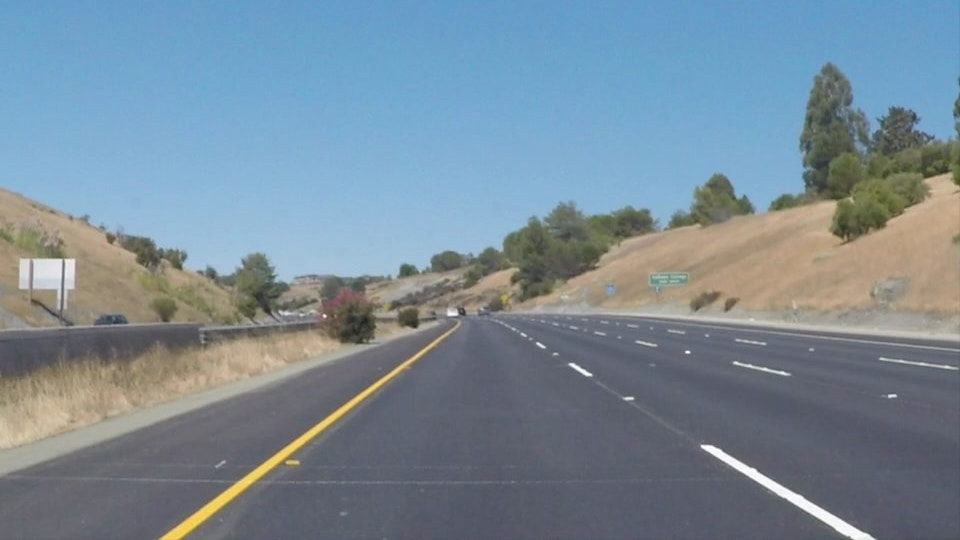
#> input picture solidYellowCurve2.jpg, 960 x 540 px, found by its file name
$ jupyter execute solidYellowCurve2.ipynb
#> lines starting #> are read from the running program, lines starting #| are printed output that depends on the picture; after the words box and inside, x2 and y2 are one past the last pixel; in counts of white or black regions, pixels touching at a corner belong together
[cell 1]
# Do relevant imports

import matplotlib.pyplot as plt
import matplotlib.image as mpimg
import numpy as np
import cv2

[cell 2]
# Read in and grayscale the image

image = mpimg.imread('C:/Users/Lenovo/Desktop/Nanodegree/solidYellowCurve2.jpg')
#> image is the input picture: shape (540, 960, 3); mean R, G, B 120.7, 138.6, 151.5
gray = cv2.cvtColor(image,cv2.COLOR_RGB2GRAY)
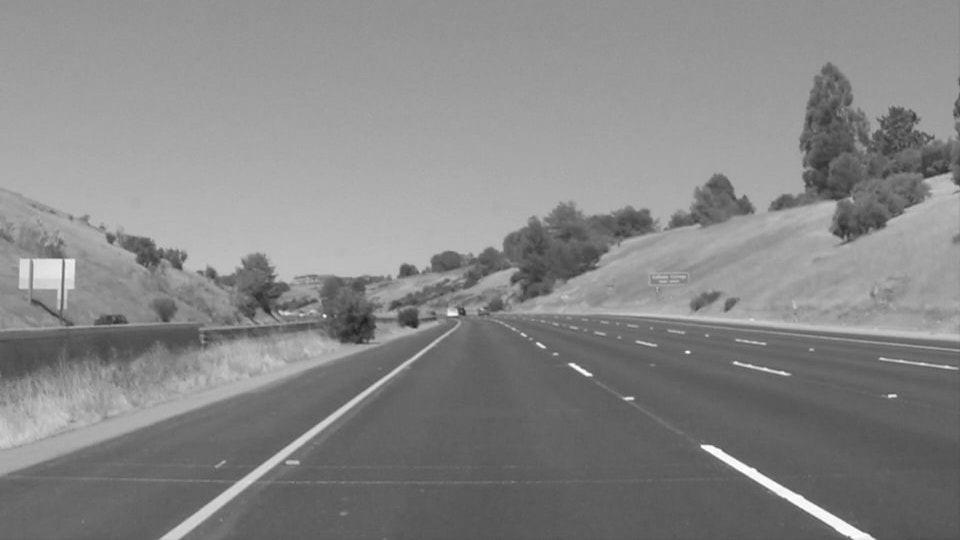
#> gray: shape (540, 960); min 32, max 255, mean 134.7

[cell 3]
# Define a kernel size and apply Gaussian smoothing

kernel_size = 5
blur_gray = cv2.GaussianBlur(gray,(kernel_size, kernel_size),0)

[cell 4]
# Define our parameters for Canny and apply

low_threshold = 50
high_threshold = 150
edges = cv2.Canny(blur_gray, low_threshold, high_threshold)
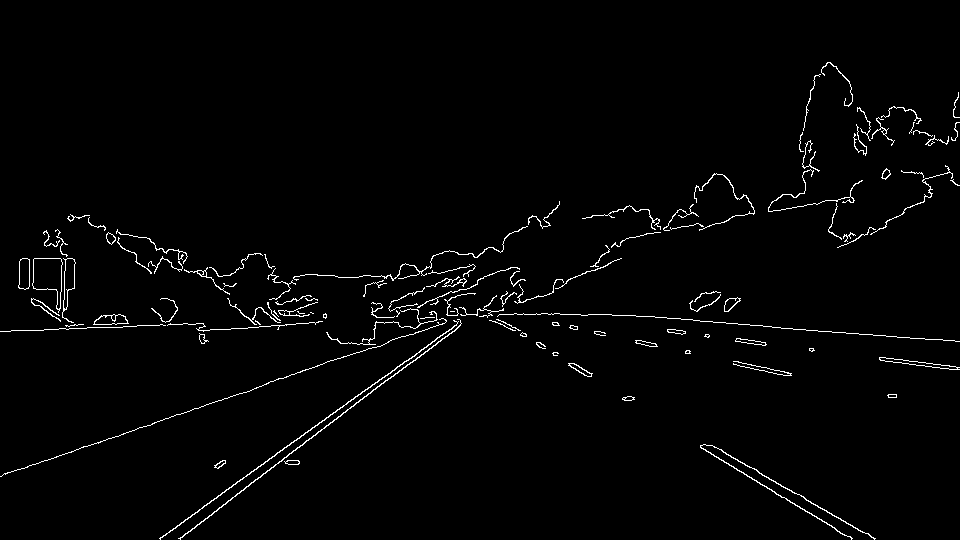
#> edges: shape (540, 960); 1.8% white in thin lines or dots, all inside (x1, y1, x2, y2) = (0, 62, 960, 540)

[cell 5]
# Next we'll create a masked edges image using cv2.fillPoly()

mask = np.zeros_like(edges)
ignore_mask_color = 255

[cell 6]
# This time we are defining a four sided polygon to mask

imshape = image.shape
#> imshape = (540, 960, 3)
vertices = np.array([[(0,imshape[0]),(420, 330), (530, 320), (imshape[1],imshape[0])]], dtype=np.int32)
cv2.fillPoly(mask, vertices, ignore_mask_color)
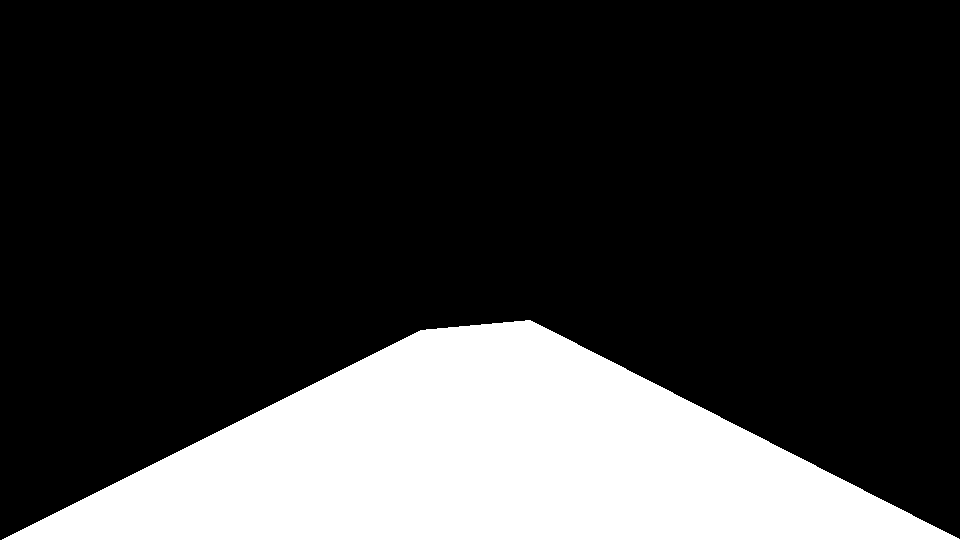
#> mask: shape (540, 960); 22.2% white; 1 white region, box (x1, y1, x2, y2) and area: (2, 320, 960, 540) 115050
masked_edges = cv2.bitwise_and(edges, mask)
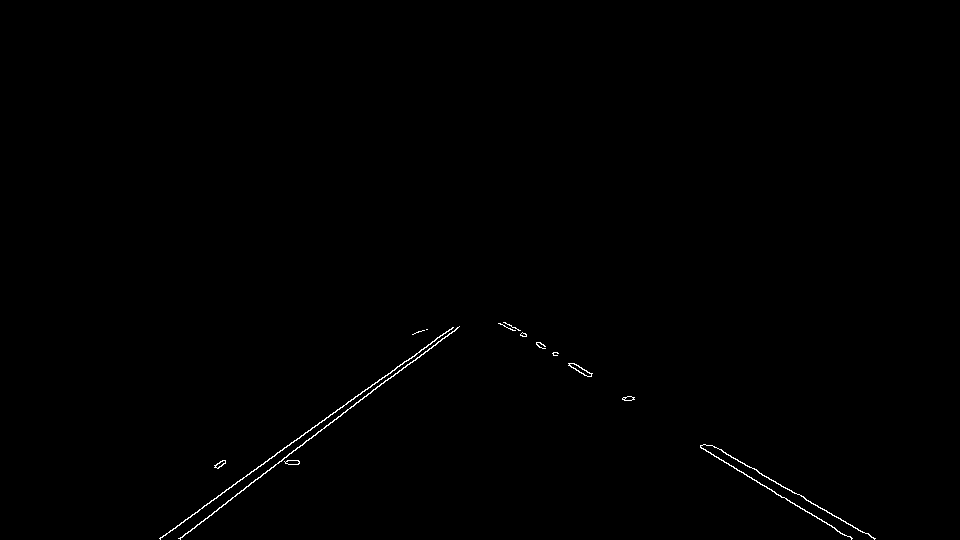
#> masked_edges: shape (540, 960); 0.35% white in thin lines or dots, all inside (x1, y1, x2, y2) = (159, 322, 876, 540)

[cell 7]
# Define the Hough transform parameters
# Make a blank the same size as our image to draw on
rho = 1
threshold = 50
theta = np.pi/180
min_line_length = 20
max_line_gap = 60
line_image = np.copy(image)*0 #creating a blank to draw lines on
#> line_image: shape (540, 960, 3); every value is 0

[cell 8]
# Run Hough on edge detected image
lines = cv2.HoughLinesP(masked_edges, rho, theta, threshold, np.array([]),
                            min_line_length, max_line_gap)
#> lines = [[160, 539, 452, 327], [179, 538, 340, 416], [228, 500, 459, 326], [159, 538, 379, 379], [700, 447, 851, 538], [712, 445, 874, 538], [700, 446, 852, 538], [710, 445, 858, 530], [505, 322, 634, 399], [370, 387, 453, 327]]

[cell 9]
# Iterate over the output "lines" and draw lines on the blank
for line in lines:
    for x1,y1,x2,y2 in line:
        cv2.line(line_image,(x1,y1),(x2,y2),(255,0,0),10)
#> this loop made 10 passes
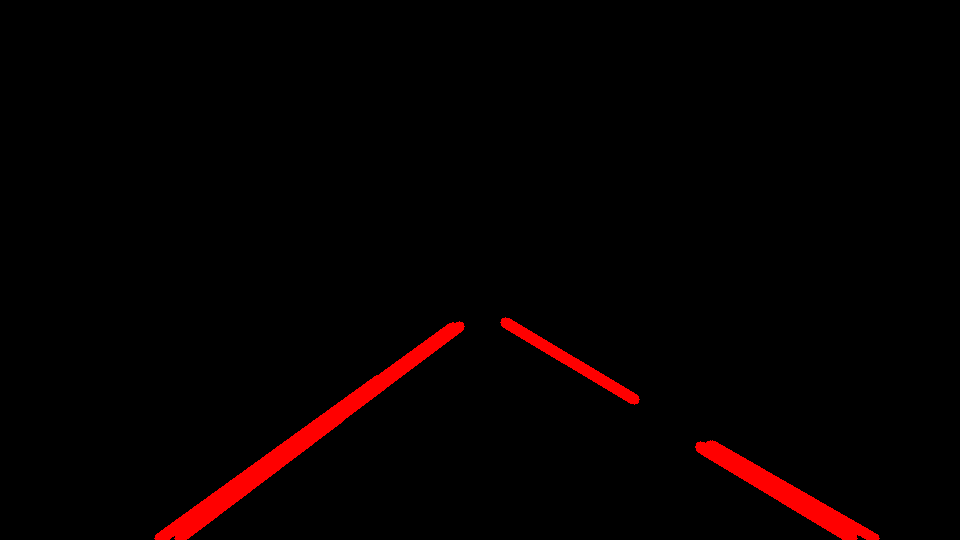
#> line_image: shape (540, 960, 3); mean R, G, B 6.1, 0, 0

[cell 10]
# Create a "color" binary image to combine with line image
color_edges = np.dstack((edges, edges, edges))

[cell 11]
# Draw the lines on the edge image
combo = cv2.addWeighted(color_edges, 0.8, line_image, 1, 0)
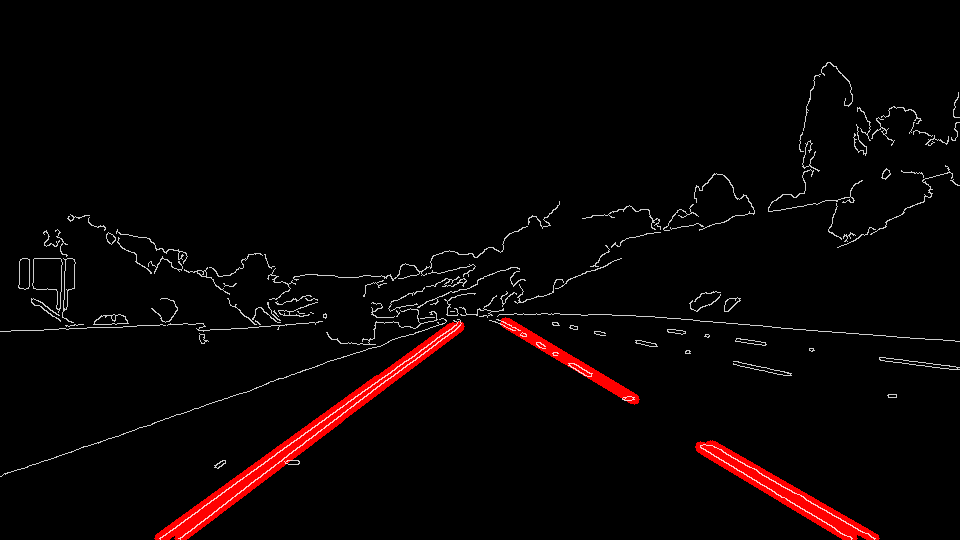
#> combo: shape (540, 960, 3); mean of channels 0, 1, 2 9.1, 3.7, 3.7; drawn as R, G, B
plt.imshow(combo)

$ run again, with solidWhiteCurve.jpg copied over solidYellowCurve2.jpg
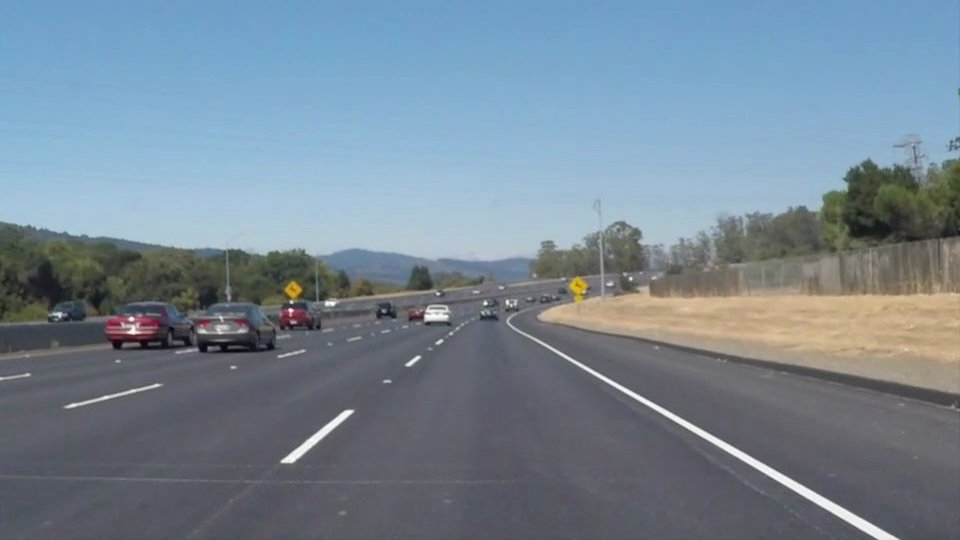
#> input picture solidWhiteCurve.jpg, 960 x 540 px, found by its file name
#> image is the input picture: shape (540, 960, 3); mean R, G, B 118.5, 134.5, 148.1
#> edges: shape (540, 960); 1.7% white in thin lines or dots, all inside (x1, y1, x2, y2) = (0, 137, 960, 540)
#> mask: shape (540, 960); 22.2% white; 1 white region, box (x1, y1, x2, y2) and area: (2, 320, 960, 540) 115050
#> masked_edges: shape (540, 960); 0.3% white in thin lines or dots, all inside (x1, y1, x2, y2) = (280, 322, 899, 540)
#> lines = [[506, 322, 897, 538], [507, 325, 876, 538], [510, 323, 898, 538], [507, 324, 877, 538], [292, 462, 439, 339], [280, 460, 455, 328], [303, 442, 455, 327], [293, 462, 450, 335]]
#> the loop `for line in lines:` made 8 passes
#> after the loop `for line in lines:`:
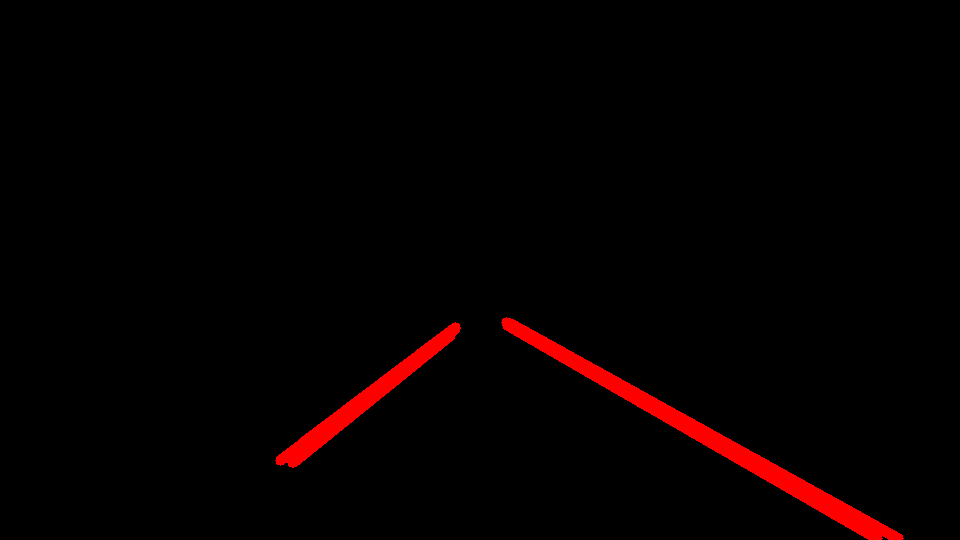
#> line_image: shape (540, 960, 3); mean R, G, B 5.7, 0, 0
#> `combo = cv2.addWeighted(color_edges, 0.8, line_image, 1, 0)`:
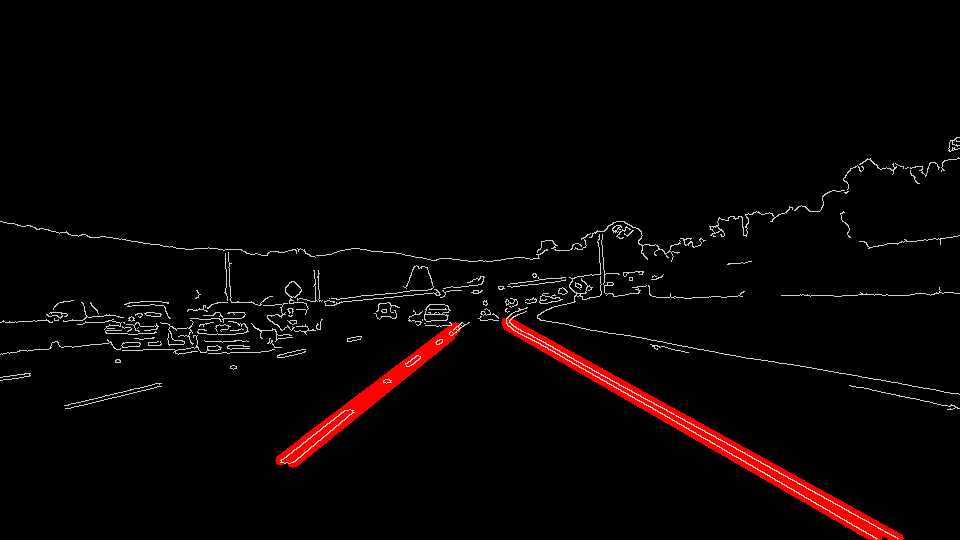
#> combo: shape (540, 960, 3); mean of channels 0, 1, 2 8.6, 3.5, 3.5; drawn as R, G, B

$ run again, with solidWhiteRight.jpg copied over solidYellowCurve2.jpg
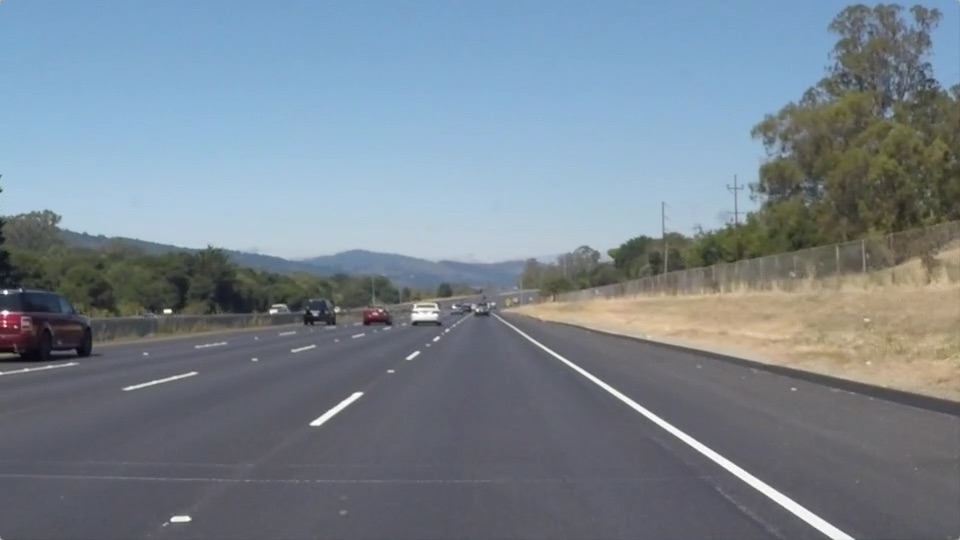
#> input picture solidWhiteRight.jpg, 960 x 540 px, found by its file name
#> image is the input picture: shape (540, 960, 3); mean R, G, B 120.3, 132.6, 143.7
#> edges: shape (540, 960); 1.5% white in thin lines or dots
#> mask: shape (540, 960); 22.2% white; 1 white region, box (x1, y1, x2, y2) and area: (2, 320, 960, 540) 115050
#> masked_edges: shape (540, 960); 0.28% white in thin lines or dots, all inside (x1, y1, x2, y2) = (2, 322, 855, 540)
#> lines = [[503, 323, 799, 516], [518, 329, 853, 539], [508, 322, 854, 538], [648, 418, 832, 538], [503, 322, 693, 446], [310, 423, 446, 331], [319, 425, 454, 327]]
#> the loop `for line in lines:` made 7 passes
#> after the loop `for line in lines:`:
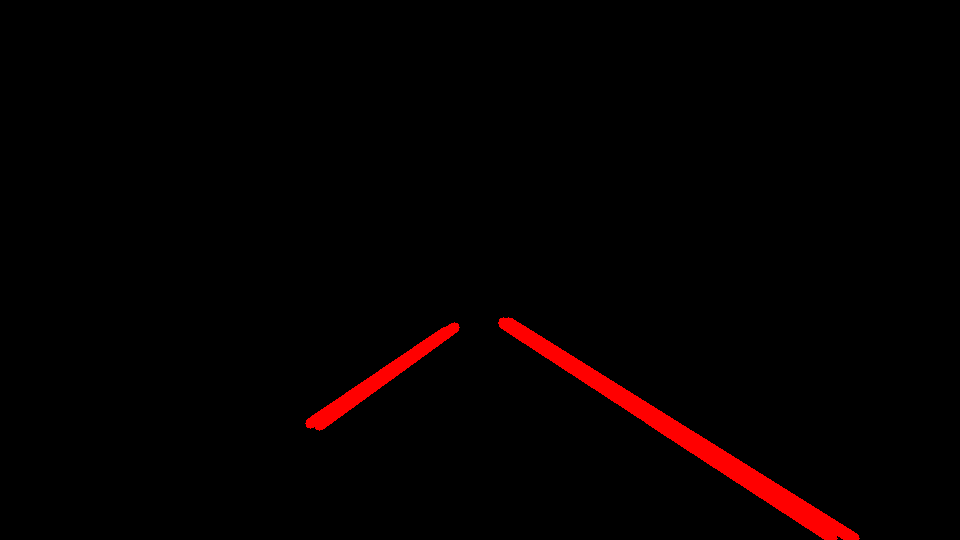
#> line_image: shape (540, 960, 3); mean R, G, B 5.1, 0, 0
#> color_edges: shape (540, 960, 3); 1.5% white in thin lines or dots
#> `combo = cv2.addWeighted(color_edges, 0.8, line_image, 1, 0)`:
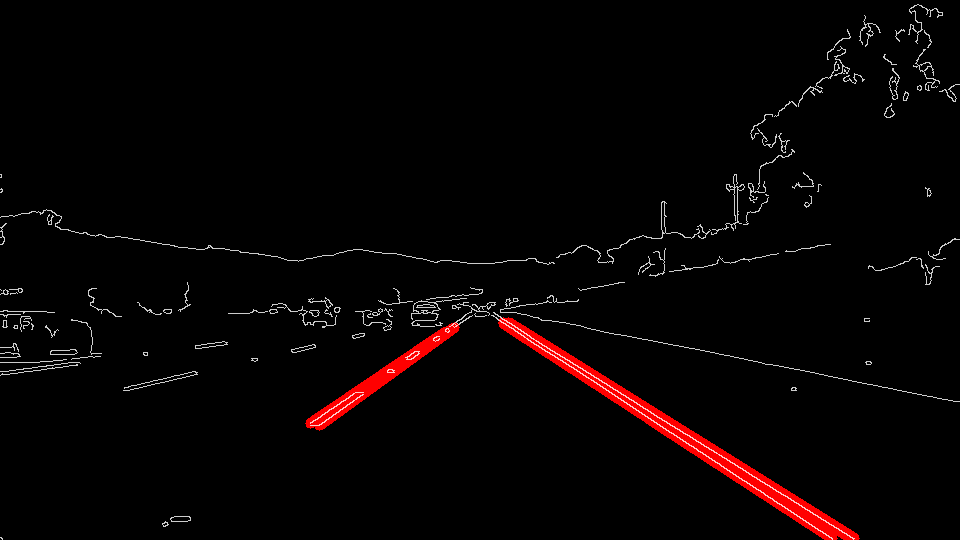
#> combo: shape (540, 960, 3); mean of channels 0, 1, 2 7.6, 3.1, 3.1; drawn as R, G, B

$ run again, with solidYellowCurve.jpg copied over solidYellowCurve2.jpg
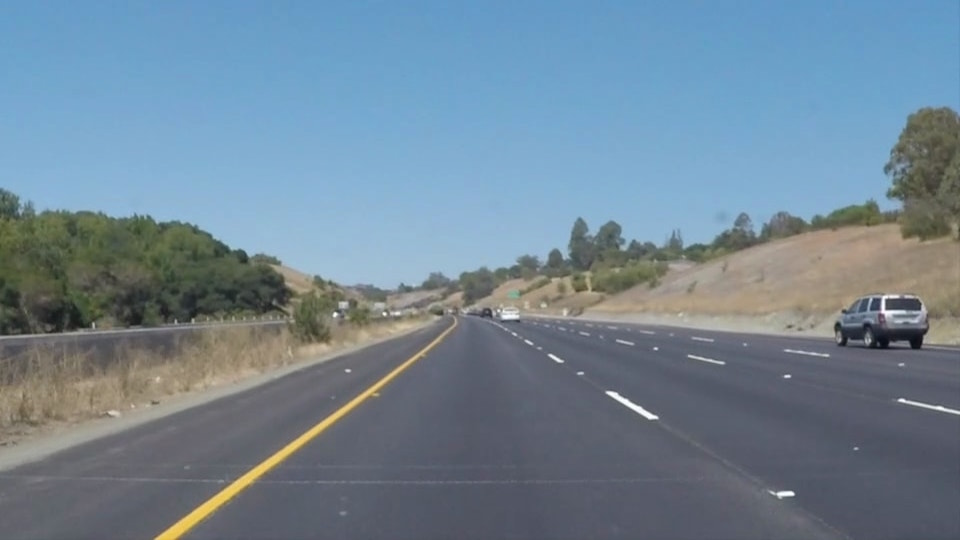
#> input picture solidYellowCurve.jpg, 960 x 540 px, found by its file name
#> image is the input picture: shape (540, 960, 3); mean R, G, B 113, 133.4, 149
#> edges: shape (540, 960); 1.7% white in thin lines or dots, all inside (x1, y1, x2, y2) = (0, 106, 960, 540)
#> mask: shape (540, 960); 22.2% white; 1 white region, box (x1, y1, x2, y2) and area: (2, 320, 960, 540) 115050
#> masked_edges: shape (540, 960); 0.27% white in thin lines or dots, all inside (x1, y1, x2, y2) = (154, 321, 795, 540)
#> lines = [[154, 538, 455, 327], [250, 483, 441, 339], [155, 538, 449, 332], [175, 538, 287, 454], [500, 323, 656, 416], [493, 323, 648, 419], [194, 509, 254, 467], [498, 323, 656, 418], [510, 332, 650, 419]]
#> the loop `for line in lines:` made 9 passes
#> after the loop `for line in lines:`:
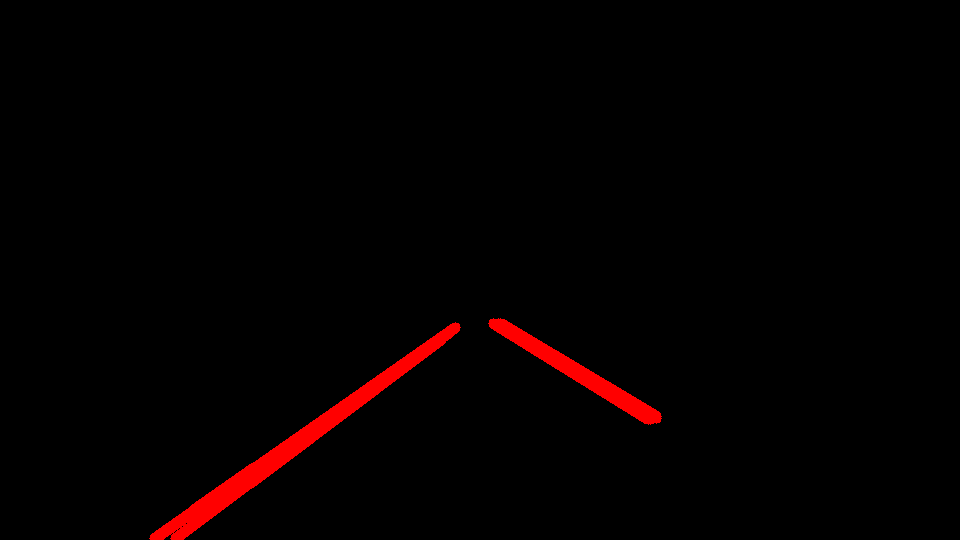
#> line_image: shape (540, 960, 3); mean R, G, B 4.8, 0, 0
#> `combo = cv2.addWeighted(color_edges, 0.8, line_image, 1, 0)`:
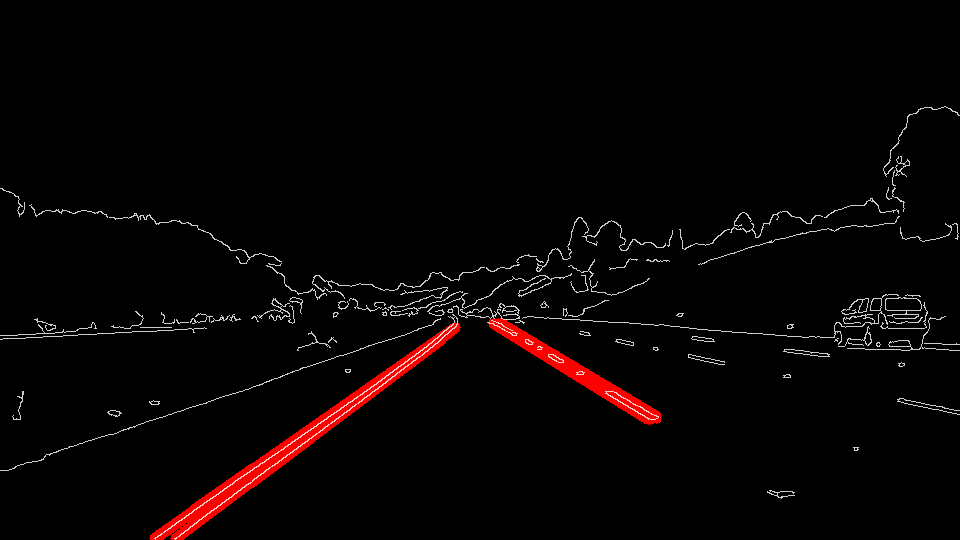
#> combo: shape (540, 960, 3); mean of channels 0, 1, 2 7.6, 3.4, 3.4; drawn as R, G, B
